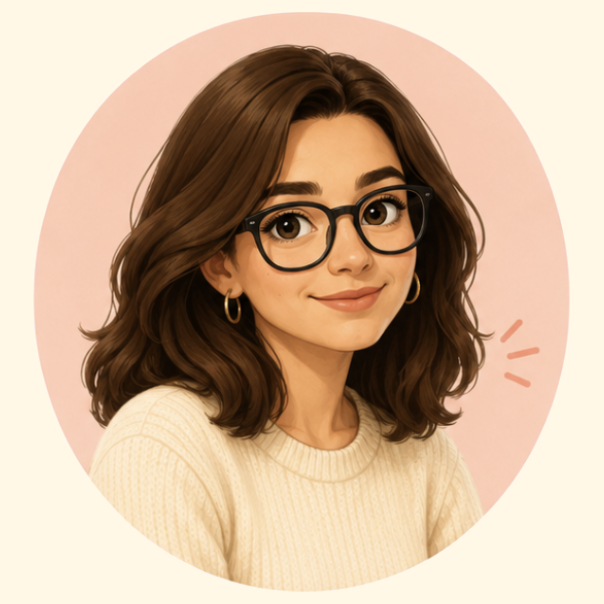
#> input picture src/assets/echipa/copywriting.png, 604 x 604 px
$ python -i prep-echipa.py   (imports and definitions only)
#> lines starting #> are read from the running program, lines starting #| are printed output that depends on the picture
#> further down, picture is the input picture: PIL image 604x604 RGB; mean R, G, B 203.6, 177.1, 151.8
#!/usr/bin/env python3
"""
Pregateste pozele echipei pentru site.

Pozele vin ca portret rotund asezat pe un fundal alb. Alb-ul ala (#fefefe)
NU e acelasi cu cremul site-ului (#fff8e7), asa ca in card se vedea un patrat
mai deschis in jurul portretului. Scriptul:

  1. gaseste fundalul (zona alba lipita de marginea pozei, nu si albul din
     haine — porneste din colturi si se intinde doar prin pixeli vecini);
  2. il vopseste exact in cremul site-ului, ca sa se piarda in card;
  3. taie poza fix pe cerc si o aduce la patrat, ca toate cele cinci sa aiba
     aceeasi marime;
  4. o micsoreaza la 640px — dublul dimensiunii la care e afisata, cat sa fie
     clara si pe ecrane retina.

Portretul in sine nu e atins: nici decupat, nici recolorat.

Rulare:  python3 scripts/prep-echipa.py
"""

from __future__ import annotations

import sys
from pathlib import Path

from PIL import Image, ImageChops, ImageDraw, ImageFilter

SURSA = Path("Echipa")
DEST = Path("src/assets/echipa")

# Cremul din src/styles/global.css (--color-crem). Daca il schimbi acolo,
# schimba-l si aici si ruleaza scriptul din nou.
CREM = (0xFF, 0xF8, 0xE7)

# Fisier original -> numele fisierului final (campul `imagine` din echipa.ts)
HARTA = {
    "Project Manager - Emanuel.png": "project-manager",
    "UX:UI Designer - Ioana.png": "ux-ui-designer",
    "Web Developer- Bogdan.png": "web-developer",
    "Copywriting Specialist - Sofia.png": "copywriting",
    "QA & Optimization - David.png": "qa-optimizare",
}

LATURA = 640  # dublul celor 320px la care e afisata poza pe ecran mare


# [33 lines left out: function taie_dunga_de_pe_margine, not called in this run]


def masca_fundal(im: Image.Image) -> Image.Image:
    """Zona de fundal: alb lipit de marginea pozei.

    Pornim din cele patru colturi si ne intindem doar prin pixeli albi vecini.
    Asa albul din camasa sau din pulover ramane neatins — nu are cum sa fie
    legat de marginea pozei fara sa treaca prin portret.
    """
    r, g, b = im.split()
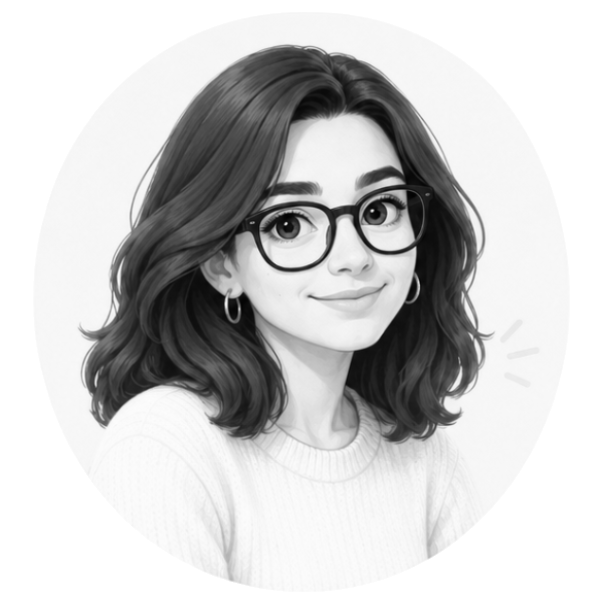
#> r: PIL image 604x604 L; min 0, max 255, mean 203.6
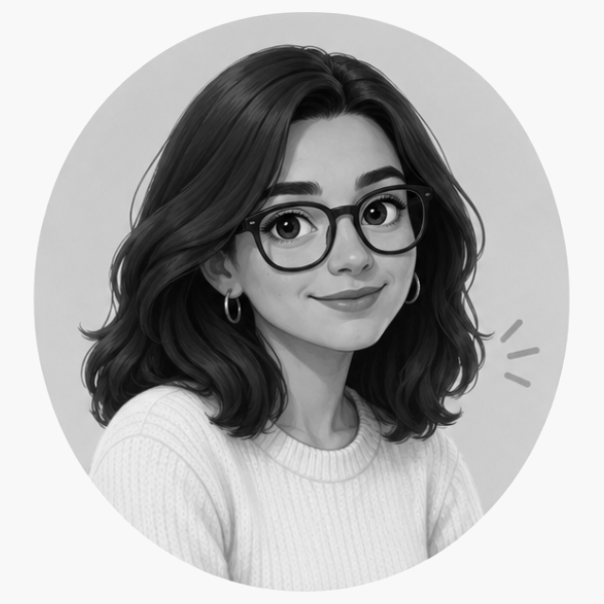
#> g: PIL image 604x604 L; min 0, max 249, mean 177.1
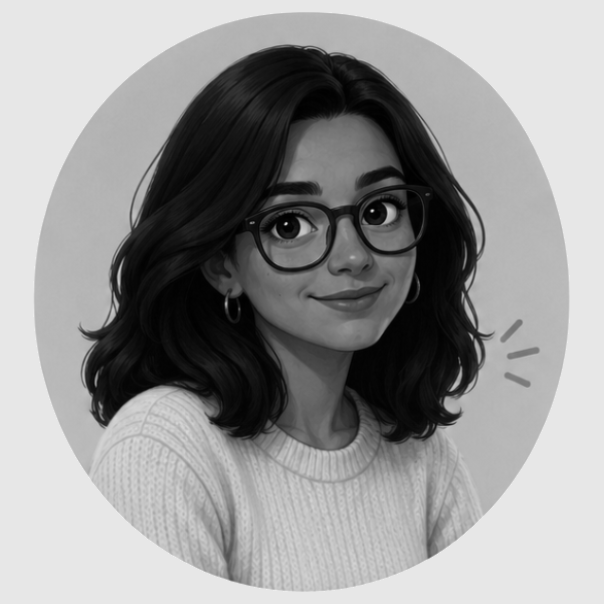
#> b: PIL image 604x604 L; min 0, max 239, mean 151.8
    minim = ImageChops.darker(ImageChops.darker(r, g), b)
    alb = minim.point(lambda v: 255 if v >= 240 else 0)
#> alb: PIL image 604x604 L; every value is 0

    colturi = [(0, 0), (im.width - 1, 0), (0, im.height - 1), (im.width - 1, im.height - 1)]
#> colturi = [(0, 0), (603, 0), (0, 603), (603, 603)]
    for coltz in colturi:
        if alb.getpixel(coltz) == 255:
            ImageDraw.floodfill(alb, coltz, 128)
    return alb.point(lambda v: 255 if v == 128 else 0)


# [63 lines left out: functions vopseste, taie_pe_cerc, main, not called in this run]


# [2 lines not run here, left out]

>>> from PIL import Image
>>> picture = Image.open('../src/assets/echipa/copywriting.png')
>>> result = masca_fundal(picture)

$ run again, on src/assets/echipa/web-developer.png
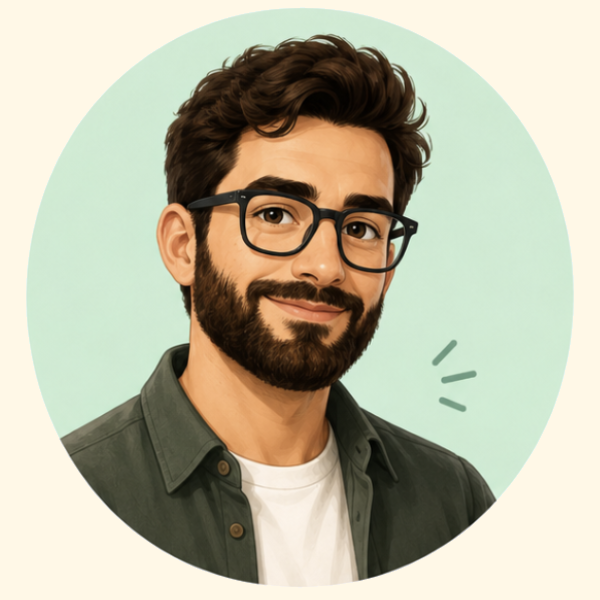
#> input picture src/assets/echipa/web-developer.png, 600 x 600 px
#> picture is the input picture: PIL image 600x600 RGB; mean R, G, B 186.8, 184.1, 162.6
#> in masca_fundal, `r, g, b = im.split()`:
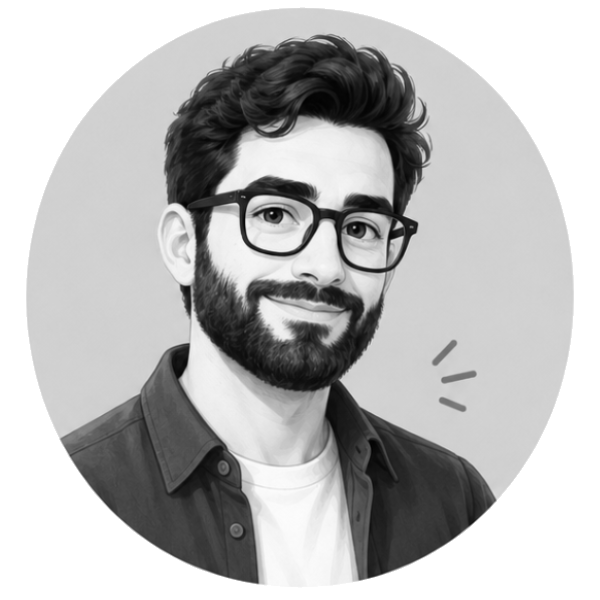
#> r: PIL image 600x600 L; min 2, max 255, mean 186.8
#> in masca_fundal, `r, g, b = im.split()`:
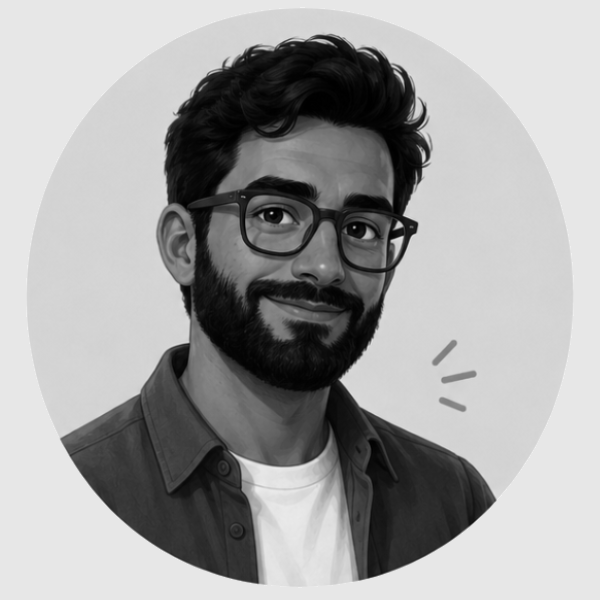
#> b: PIL image 600x600 L; min 0, max 243, mean 162.6
#> alb: PIL image 600x600 L; every value is 0
